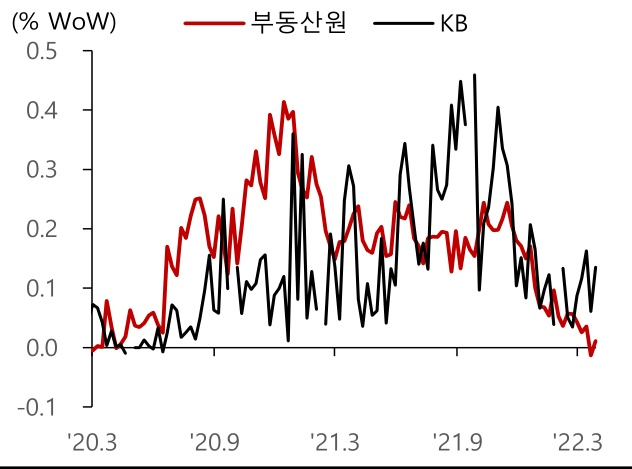
#> input picture backend/modules/document/dataset/raw/chart/2022.04.01_SK_Research_THE부동산_p10_f1_yolounknown.jpg, 632 x 469 px; its folder holds only this picture in this run
$ python -i table_ocr.py   (imports and definitions only)
#> lines starting #> are read from the running program, lines starting #| are printed output that depends on the picture
#> further down, picture is the input picture: PIL image 632x469 RGB; mean R, G, B 237.5, 233.1, 233.1
"""table_image 전용 OCR 모듈

처리 흐름:
  PIL.Image (table_image crop)
  → TableStructureRecognition  →  structure tokens + cell bboxes (px)
  → Cell OCR (Hybrid)
      - 폭 > WIDE_CELL_PX : PaddleOCR (텍스트 셀)
      - 폭 ≤ WIDE_CELL_PX : HoughCircles (체크마크 셀)
  → merge_structure_and_text()  →  HTML
  → html_to_markdown()          →  Markdown (ocr_text 용도)

외부 의존:
  paddleocr.TableStructureRecognition  (SLANet, 이미 캐시됨)
  cv2 (opencv-python) — HoughCircles용
    미설치 시 pixel-density fallback 사용 (정확도 낮음)

공개 API:
  run_table_ocr(image, paddle_engine, tsr=None) -> dict
    {
      "text":             str,         # Markdown (ocr_text로 저장)
      "structure_score":  float,       # TSR 신뢰도
      "cell_count":       int,
      "voting_path":      "tsr_paddle",
    }

  get_or_create_tsr() -> TableStructureRecognition
    lazy singleton — pipeline에서 최초 1회만 로드
"""
from __future__ import annotations

import re
from html.parser import HTMLParser
from typing import TYPE_CHECKING

import numpy as np
from PIL import Image

if TYPE_CHECKING:
    from paddleocr import TableStructureRecognition as _TSR

# ── 상수 ─────────────────────────────────────────────────────────────────────
WIDE_CELL_PX    = 120    # 이 폭 초과 셀 → PaddleOCR (텍스트), 이하 → HoughCircles
HOUGH_DARK_MIN  = 0.07   # 어두운 픽셀 비율 최소값 (빈 셀/격자선 FP 제외)
HOUGH_DARK_MAX  = 0.45   # 어두운 픽셀 비율 최대값 (어두운 텍스트 셀 제외)

# ── lazy TSR singleton ────────────────────────────────────────────────────────
_tsr_instance: "_TSR | None" = None


# [21 lines left out: functions get_or_create_tsr, _crop_cell, not called in this run]


# ── 체크마크 감지 (HoughCircles) ──────────────────────────────────────────────
def _detect_checkmark(img: Image.Image) -> str:
    """
    셀 이미지에서 ○ 스타일 마크를 감지합니다.

    HOUGH_DARK_MIN ≤ dark_ratio ≤ HOUGH_DARK_MAX 범위에서만 작동.
    cv2 미설치 시 pixel-density fallback.

    반환: "○" (감지) or "" (없음)
    """
    if img is None or img.width < 5 or img.height < 5:
        return ""

    gray = np.array(img.convert("L"))
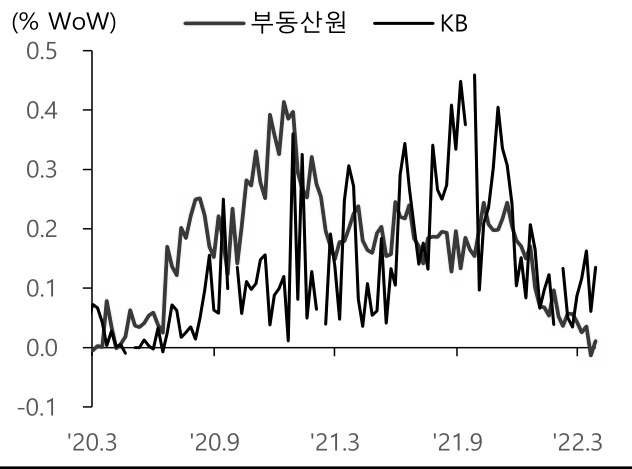
#> gray: shape (469, 632); min 0, max 255, mean 234.4
    dark_ratio = float(np.sum(gray < 180)) / gray.size
#> dark_ratio = 0.0976

    if dark_ratio < HOUGH_DARK_MIN or dark_ratio > HOUGH_DARK_MAX:
        return ""

    try:
        import cv2
        h, w = gray.shape
#> h = 469; w = 632
        blurred = cv2.GaussianBlur(gray, (3, 3), 0)
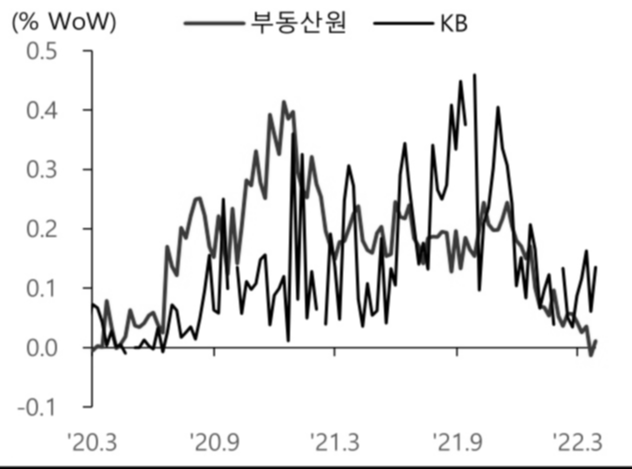
#> blurred: shape (469, 632); min 0, max 255, mean 234.4
        min_dim = min(h, w)
#> min_dim = 469
        min_r = max(3, int(min_dim * 0.15))
#> min_r = 70
        max_r = max(min_r + 2, int(min_dim * 0.45))
#> max_r = 211
        circles = cv2.HoughCircles(
            blurred,
            cv2.HOUGH_GRADIENT,
            dp=1.2,
            minDist=max(5, min_dim // 3),
            param1=30,
            param2=15,
            minRadius=min_r,
            maxRadius=max_r,
        )
#> circles = [[239.4, 137.4, 210.3], [379.8, 304.2, 162.8], [489, 137.4, 210.3], [91.8, 226.2, 209], [546.6, 298.2, 168], [228.6, 369, 139], [390.6, 467.4, 209], [16.2, 366.6, 100], [132.6, 13.8, 183.8], [389.4, 15, 73.72]]
        return "○" if circles is not None else ""
    except ImportError:
        # cv2 없을 때 pixel-density fallback (덜 정확함)
        h, w = gray.shape
        cy, cx = h // 2, w // 2
        center = gray[max(0, cy - h // 4):cy + h // 4,
                      max(0, cx - w // 4):cx + w // 4]
        if center.size > 0 and float(np.sum(center < 180)) / center.size > 0.2:
            return "○"
        return ""


# ── 셀 텍스트 후처리 ─────────────────────────────────────────────────────────
_CELL_NOISE = re.compile(r"^[\s\W]{1,2}$")   # 특수문자만 1~2자 → 빈칸 처리
_CELL_SPACE_NUM = re.compile(r"\b(\d)(?:\s(\d)){2,}\b")  # "1 2 3" → "123"


# [119 lines left out: functions _clean_cell_text, _run_paddle_on_cell, _parse_header_rows, _normalize_km_label, _merge_to_html, not called in this run]


# ── HTML → Markdown ───────────────────────────────────────────────────────────
class _TableParser(HTMLParser):
    # [21 lines left out: functions __init__, handle_starttag, handle_endtag, not called in this run]

    def handle_data(self, data):
        if self._in:
            self._cell += data


# [114 lines left out: functions html_to_markdown, run_table_ocr, not called in this run]

>>> from PIL import Image
>>> picture = Image.open('../../dataset/raw/chart/2022.04.01_SK_Research_THE부동산_p10_f1_yolounknown.jpg')
>>> result = _detect_checkmark(picture)
#> result = '○'

$ run again, on backend/modules/document/dataset/raw/chart/2022.04.01_SK_Research_THE부동산_p10_f2_yolounknown.jpg
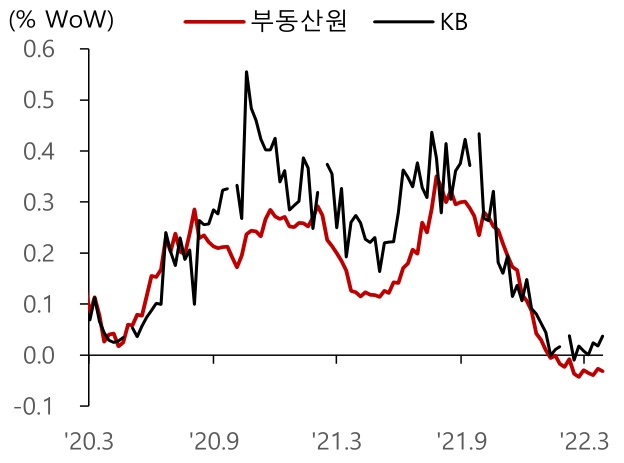
#> input picture backend/modules/document/dataset/raw/chart/2022.04.01_SK_Research_THE부동산_p10_f2_yolounknown.jpg, 624 x 463 px
#> picture is the input picture: PIL image 624x463 RGB; mean R, G, B 244.1, 241.6, 241.6
#> in _detect_checkmark, `gray = np.array(img.convert("L"))`:
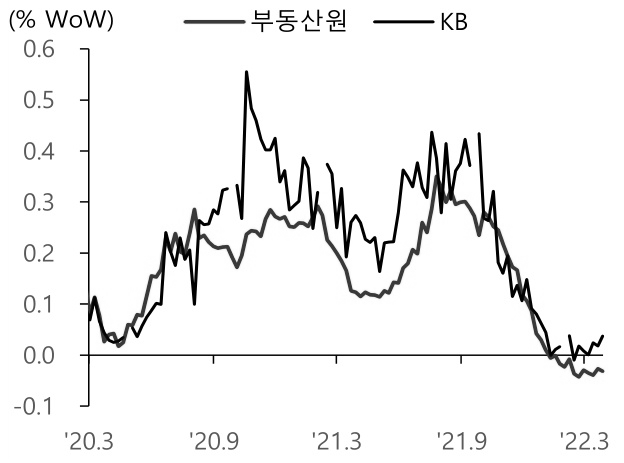
#> gray: shape (463, 624); min 0, max 255, mean 242.4
#> dark_ratio = 0.0613
#> result = ''

$ run again, on backend/modules/document/dataset/raw/chart/2022.04.01_SK_Research_THE부동산_p15_f4_yolounknown.jpg
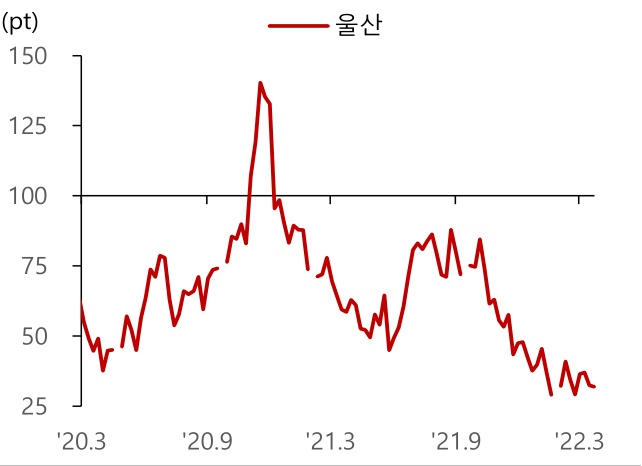
#> input picture backend/modules/document/dataset/raw/chart/2022.04.01_SK_Research_THE부동산_p15_f4_yolounknown.jpg, 642 x 466 px
#> picture is the input picture: PIL image 642x466 RGB; mean R, G, B 250.2, 245.9, 245.9
#> in _detect_checkmark, `gray = np.array(img.convert("L"))`:
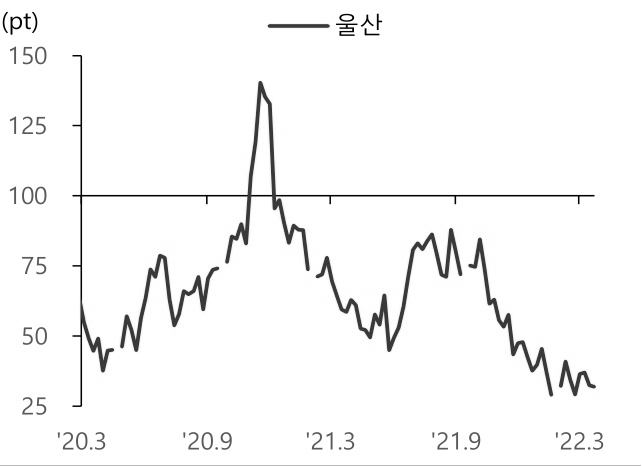
#> gray: shape (466, 642); min 0, max 255, mean 247.2
#> dark_ratio = 0.0404
#> result = ''

$ run again, on backend/modules/document/dataset/raw/chart/2022.04.01_SK_Research_THE부동산_p15_f5_yolounknown.jpg
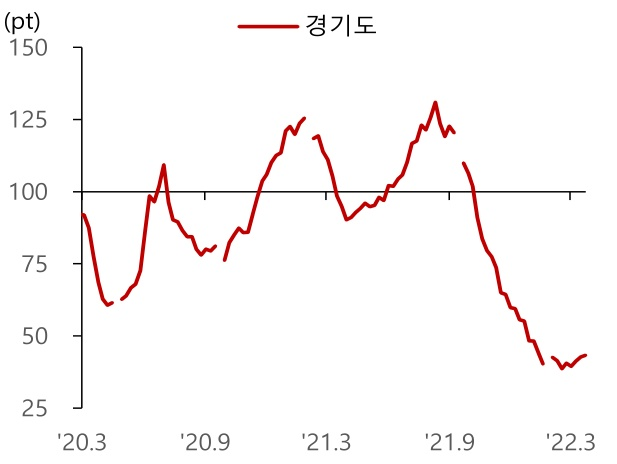
#> input picture backend/modules/document/dataset/raw/chart/2022.04.01_SK_Research_THE부동산_p15_f5_yolounknown.jpg, 617 x 464 px
#> picture is the input picture: PIL image 617x464 RGB; mean R, G, B 250.8, 248.1, 248
#> in _detect_checkmark, `gray = np.array(img.convert("L"))`:
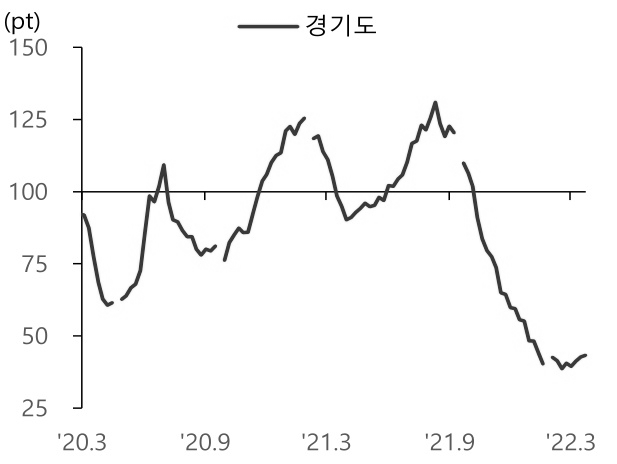
#> gray: shape (464, 617); min 0, max 255, mean 248.9
#> dark_ratio = 0.0321
#> result = ''
